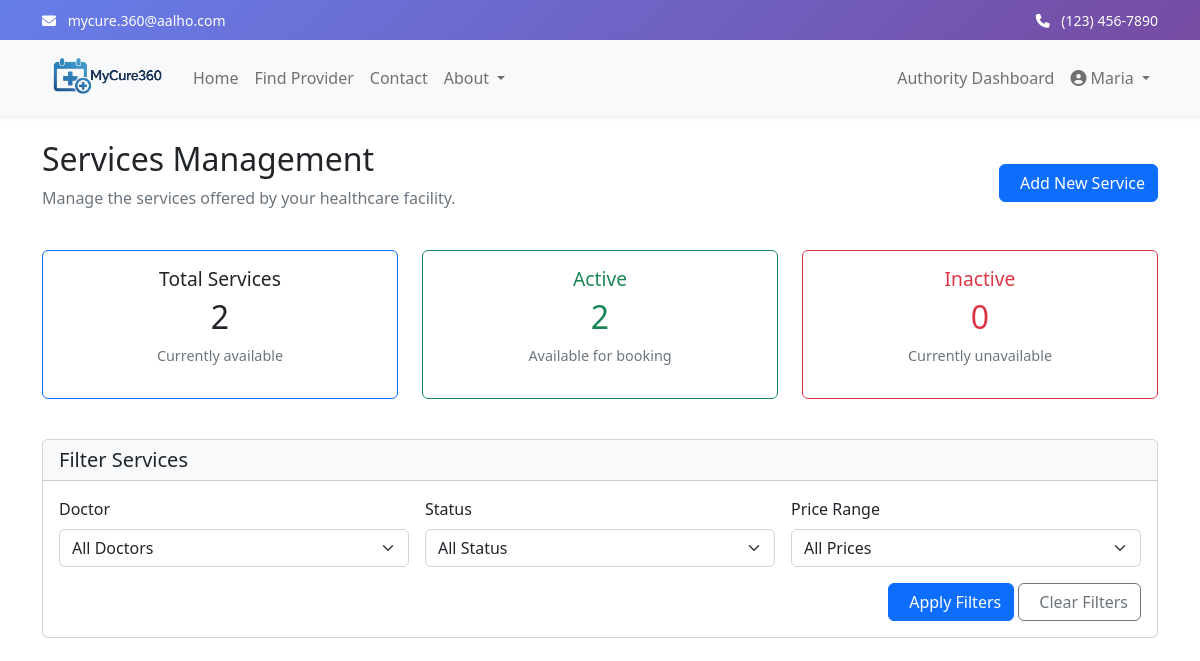
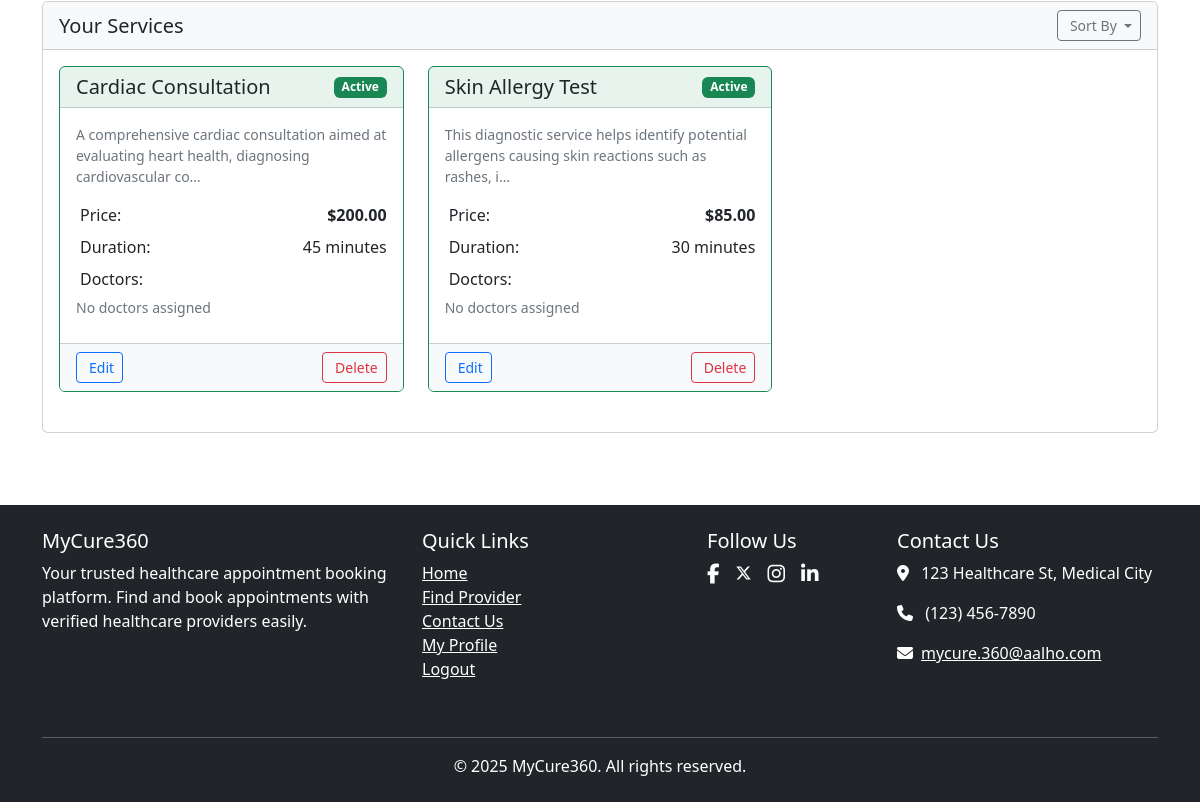
/authorities/services/ (signed in), run on an earlier commit of the app's database (2 pictures, top to bottom).
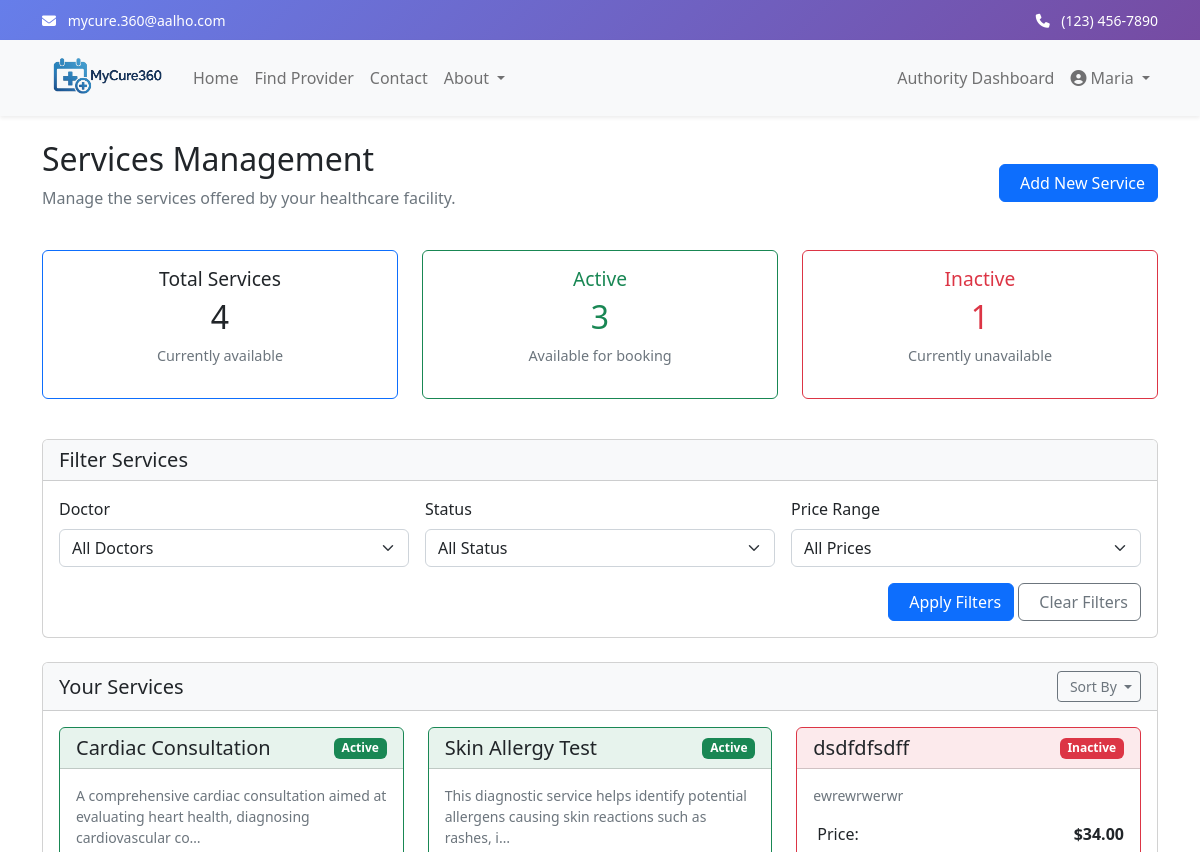
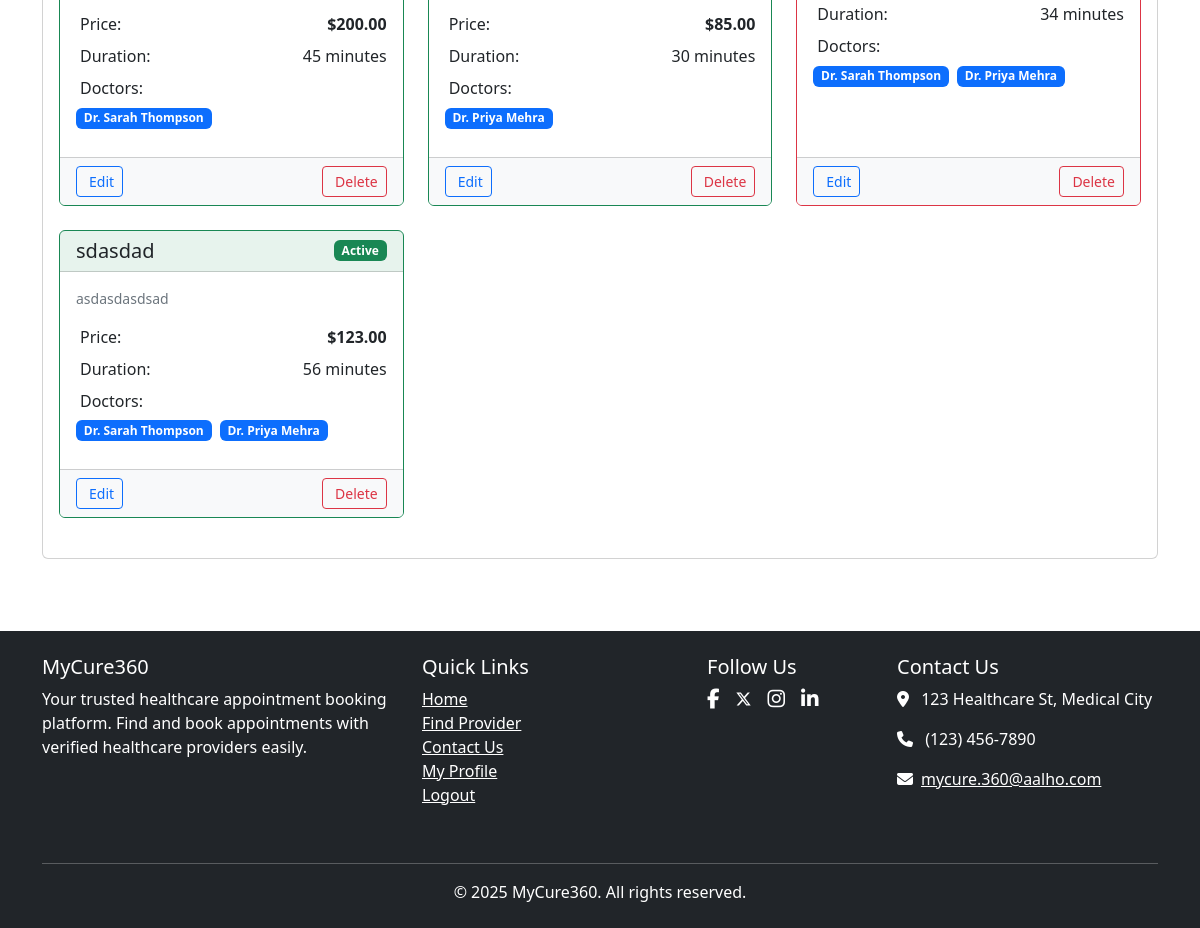
And on a later commit of the database (2 pictures, top to bottom).
### authorities/models.py (models this page shows, shortened)
class Service(models.Model):
    authority = models.ForeignKey(Authority, on_delete=models.CASCADE, related_name='services')
    name = models.CharField(max_length=255)
    description = models.TextField()
    doctors = models.ManyToManyField(Doctor, related_name='services', blank=True)
    price = models.DecimalField(max_digits=10, decimal_places=2)
    duration_minutes = models.PositiveIntegerField(default=30)
    is_active = models.BooleanField(default=True)
    created_at = models.DateTimeField(auto_now_add=True)
    updated_at = models.DateTimeField(auto_now=True)
    class Meta:
        verbose_name = 'Service'
        verbose_name_plural = 'Services'
        db_table = 'services'

class Doctor(models.Model):
    GENDER_CHOICES = (
        ('MALE', 'Male'),
        ('FEMALE', 'Female'),
        ('OTHER', 'Other'),
    )
    authority = models.ForeignKey(Authority, on_delete=models.CASCADE, related_name='doctors')
    name = models.CharField(max_length=255)
    specialization = models.CharField(max_length=255)
    qualification = models.CharField(max_length=255)
    experience_years = models.PositiveIntegerField()
    gender = models.CharField(max_length=6, choices=GENDER_CHOICES)
    photo = models.ImageField(upload_to='doctor_photos/', blank=True, null=True)
    email = models.EmailField(blank=True, null=True)
    phone = models.CharField(max_length=15, blank=True, null=True)
    bio = models.TextField(blank=True, null=True)
    consultation_fee = models.DecimalField(max_digits=10, decimal_places=2, blank=True, null=True)
    is_active = models.BooleanField(default=True)
    created_at = models.DateTimeField(auto_now_add=True)
    updated_at = models.DateTimeField(auto_now=True)
    class Meta:
        verbose_name = 'Doctor'
        verbose_name_plural = 'Doctors'
        db_table = 'doctors'

### authorities/views.py (the view)
    def wrapper(request, *args, **kwargs):
        if request.user.user_type != 'AUTHORITY':
            messages.error(request, "You don't have permission to access this page.")
            return redirect('home')
        try:
            request.user.authority_profile
        except Authority.DoesNotExist:
            messages.error(request, "Your authority profile is not set up. Please contact admin.")
            return redirect('home')
        return view_func(request, *args, **kwargs)

### authorities/views.py (called while the page is built)
def authority_required(view_func):
    def wrapper(request, *args, **kwargs):
        if request.user.user_type != 'AUTHORITY':
            messages.error(request, "You don't have permission to access this page.")
            return redirect('home')
        try:
            request.user.authority_profile
        except Authority.DoesNotExist:
            messages.error(request, "Your authority profile is not set up. Please contact admin.")
            return redirect('home')
        return view_func(request, *args, **kwargs)
    return wrapper

### authorities/templates/authorities/services.html (shortened to what the changed rows need)
{% extends 'base.html' %}
{% load static %}
{% block content %}
<div class="container py-4">
    <div class="d-flex justify-content-between align-items-center mb-4">
        <div>
            <h1 class="h2">Services Management</h1>
        </div>
    </div>
    <div class="row mb-4">
        <div class="col-md-4 mb-3">
            <div class="card h-100 border-primary">
                <div class="card-body text-center">
                    <h5 class="card-title" style="font-size: 1.2rem;">Total Services</h5>
                    <h2 class="display-4" style="font-size: 2rem;">{{ services.count }}</h2>
                    <p class="text-muted" style="font-size: 0.9rem;">Currently available</p>
                </div>
            </div>
        </div>
        <div class="col-md-4 mb-3">
            <div class="card h-100 border-success">
                <div class="card-body text-center">
                    <h5 class="card-title text-success" style="font-size: 1.2rem;">Active</h5>
                    <h2 class="display-4 text-success" style="font-size: 2rem;">{{ active_count }}</h2>
                    <p class="text-muted" style="font-size: 0.9rem;">Available for booking</p>
                </div>
            </div>
        </div>
        <div class="col-md-4 mb-3">
            <div class="card h-100 border-danger">
                <div class="card-body text-center">
                    <h5 class="card-title text-danger" style="font-size: 1.2rem;">Inactive</h5>
                    <h2 class="display-4 text-danger" style="font-size: 2rem;">{{ inactive_count }}</h2>
                    <p class="text-muted" style="font-size: 0.9rem;">Currently unavailable</p>
                </div>
            </div>
        </div>
    </div>
    <div class="card">
        <div class="card-body">
            {% if services %}
            <div class="row">
                {% for service in services %}
                <div class="col-md-6 col-lg-4 mb-4">
                    <div class="card h-100 {% if service.is_active %}border-success{% else %}border-danger{% endif %}">
                        <div class="card-header d-flex justify-content-between align-items-center {% if service.is_active %}bg-success bg-opacity-10{% else %}bg-danger bg-opacity-10{% endif %}">
                            <h5 class="card-title mb-0">{{ service.name }}</h5>
                            <span class="badge {% if service.is_active %}bg-success{% else %}bg-danger{% endif %}">
                                {% if service.is_active %}Active{% else %}Inactive{% endif %}
                            </span>
                        </div>
                        <div class="card-body">
                            <p class="text-muted small mb-3">{{ service.description|truncatechars:100 }}</p>
                            <div class="d-flex justify-content-between mb-2">
                                <span>
                                     Price:
                                </span>
                                <span class="fw-bold">${{ service.price }}</span>
                            </div>
                            <div class="d-flex justify-content-between mb-2">
                                <span>
                                     Duration:
                                </span>
                                <span>{{ service.duration_minutes }} minutes</span>
                            </div>
                            <div class="mb-2">
                                <span>
                                     Doctors:
                                </span>
                                <div class="mt-1">
                                    {% if service.doctors.all %}
                                        {% for doctor in service.doctors.all %}
                                            <span class="badge bg-primary me-1 mb-1">{{ doctor.name }}</span>
                                        {% endfor %}
                                    {% else %}
                                        <span class="text-muted small">No doctors assigned</span>
                                    {% endif %}
                                </div>
                            </div>
                        </div>
                        <div class="card-footer bg-light">
                            <div class="d-flex justify-content-between">
                                <a href="{% url 'edit_service' service.id %}" class="btn btn-sm btn-outline-primary">
                                     Edit
                                </a>
                                <button type="button" class="btn btn-sm btn-outline-danger" data-bs-toggle="modal" data-bs-target="#deleteModal{{ service.id }}">
                                     Delete
                                </button>
                            </div>
                        </div>
                    </div>
                </div>
                {% endfor %}
            </div>
            {% endif %}
        </div>
    </div>
</div>
{% endblock %}

What changed in the data, as far as the page shows it:
changed Service "Cardiac Consultation": no longer shows "No doctors assigned"
now on this page (row unchanged): Doctor: name "Dr. Sarah Thompson"
changed Service "Skin Allergy Test": no longer shows "No doctors assigned"
now on this page (row unchanged): Doctor: name "Dr. Priya Mehra"
added Service: name "dsdfdfsdff", is_active "Inactive", description "ewrewrwerwr", price "34.00", duration_minutes "34"
added Service: name "sdasdad", is_active "Active", description "asdasdasdsad", price "123.00", duration_minutes "56"
Also different on the page:
{{ services.count }}: "2" → "4"
{{ active_count }}: "2" → "3"
{{ inactive_count }}: "0" → "1"
